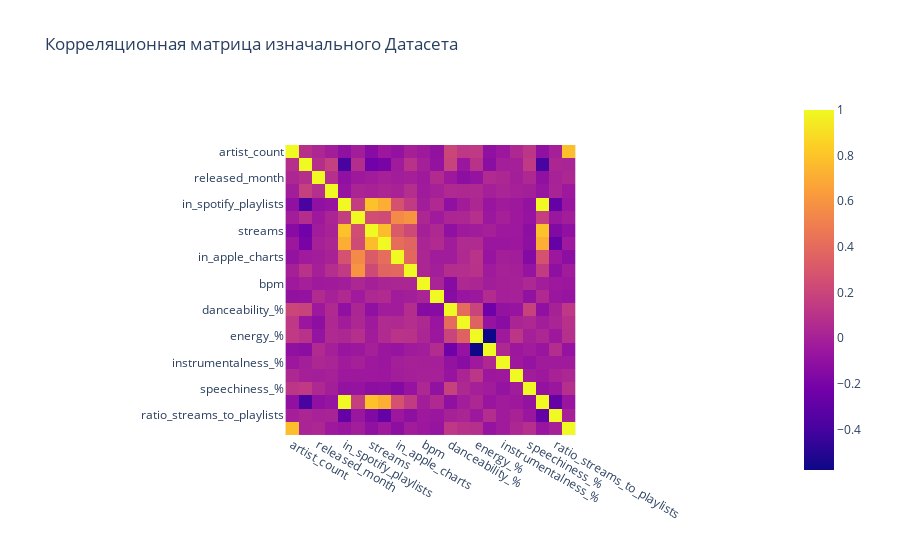
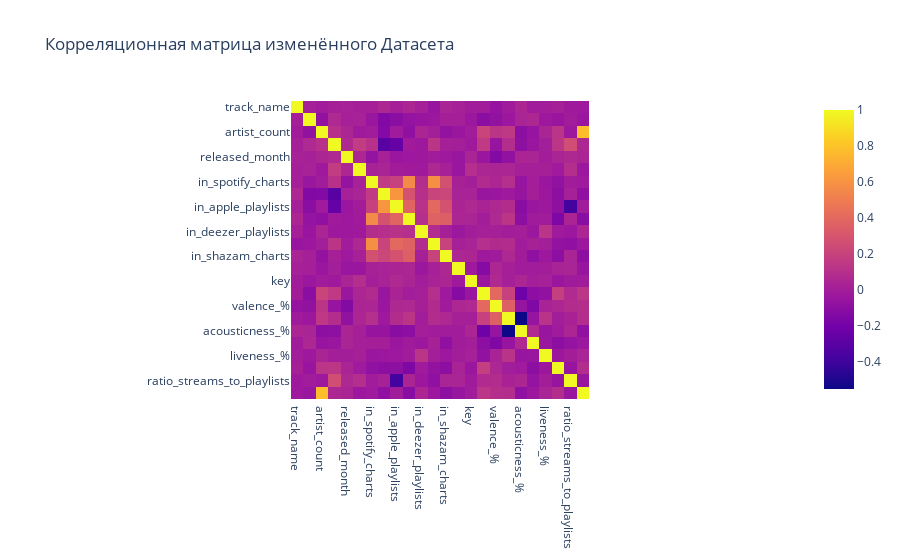

The cell these charts' notebook holds for them, in order:
### Code cell
#матрицы корреляции
dfCor = df.select_dtypes(exclude=['object'])

correlation_matrix = dfCor.corr()
fig = px.imshow(correlation_matrix, x=correlation_matrix.columns, y=correlation_matrix.index, title="Корреляционная матрица изначального Датасета")
fig.show()

dfCor = df_filtered.select_dtypes(exclude=['object'])

correlation_matrix = dfCor.corr()
fig = px.imshow(correlation_matrix, x=correlation_matrix.columns, y=correlation_matrix.index, title="Корреляционная матрица изменённого Датасета")
fig.show()

### Figure 1 — Plotly figure (JSON) as saved in the notebook; plotly's stock layout.template omitted (floating-point values rounded to 4 significant figures; data arrays with more than 128 entries replaced by an {"elided": "..."} marker saying what was removed)
{"data": [{"coloraxis": "coloraxis", "hovertemplate": "x: %{x}<br>y: %{y}<br>color: %{z}<extra></extra>", "name": "0", "type": "heatmap", "x": ["artist_count", "released_year", "released_month", "released_day", "in_spotify_playlists", "in_spotify_charts", "streams", "in_apple_playlists", "in_apple_charts", "in_deezer_charts", "bpm", "mode", "danceability_%", "valence_%", "energy_%", "acousticness_%", "instrumentalness_%", "liveness_%", "speechiness_%", "total_number_of_playlists", "ratio_streams_to_playlists", "amount_of_artists"], "xaxis": "x", "y": ["artist_count", "released_year", "released_month", "released_day", "in_spotify_playlists", "in_spotify_charts", "streams", "in_apple_playlists", "in_apple_charts", "in_deezer_charts", "bpm", "mode", "danceability_%", "valence_%", "energy_%", "acousticness_%", "instrumentalness_%", "liveness_%", "speechiness_%", "total_number_of_playlists", "ratio_streams_to_playlists", "amount_of_artists"], "yaxis": "y", "z": {"elided": "22x22 float values"}}], "layout": {"coloraxis": {"colorscale": [[0, "#0d0887"], [0.1111, "#46039f"], [0.2222, "#7201a8"], [0.3333, "#9c179e"], [0.4444, "#bd3786"], [0.5556, "#d8576b"], [0.6667, "#ed7953"], [0.7778, "#fb9f3a"], [0.8889, "#fdca26"], [1, "#f0f921"]]}, "title": {"text": "Корреляционная матрица изначального Датасета"}, "xaxis": {"anchor": "y", "constrain": "domain", "domain": [0, 1], "scaleanchor": "y"}, "yaxis": {"anchor": "x", "autorange": "reversed", "constrain": "domain", "domain": [0, 1]}}}

### Figure 2 — Plotly figure (JSON) as saved in the notebook; plotly's stock layout.template omitted (floating-point values rounded to 4 significant figures; data arrays with more than 128 entries replaced by an {"elided": "..."} marker saying what was removed)
{"data": [{"coloraxis": "coloraxis", "hovertemplate": "x: %{x}<br>y: %{y}<br>color: %{z}<extra></extra>", "name": "0", "type": "heatmap", "x": ["track_name", "artist(s)_name", "artist_count", "released_year", "released_month", "released_day", "in_spotify_charts", "streams", "in_apple_playlists", "in_apple_charts", "in_deezer_playlists", "in_deezer_charts", "in_shazam_charts", "bpm", "key", "danceability_%", "valence_%", "energy_%", "acousticness_%", "instrumentalness_%", "liveness_%", "speechiness_%", "ratio_streams_to_playlists", "amount_of_artists"], "xaxis": "x", "y": ["track_name", "artist(s)_name", "artist_count", "released_year", "released_month", "released_day", "in_spotify_charts", "streams", "in_apple_playlists", "in_apple_charts", "in_deezer_playlists", "in_deezer_charts", "in_shazam_charts", "bpm", "key", "danceability_%", "valence_%", "energy_%", "acousticness_%", "instrumentalness_%", "liveness_%", "speechiness_%", "ratio_streams_to_playlists", "amount_of_artists"], "yaxis": "y", "z": {"elided": "24x24 float values"}}], "layout": {"coloraxis": {"colorscale": [[0, "#0d0887"], [0.1111, "#46039f"], [0.2222, "#7201a8"], [0.3333, "#9c179e"], [0.4444, "#bd3786"], [0.5556, "#d8576b"], [0.6667, "#ed7953"], [0.7778, "#fb9f3a"], [0.8889, "#fdca26"], [1, "#f0f921"]]}, "title": {"text": "Корреляционная матрица изменённого Датасета"}, "xaxis": {"anchor": "y", "constrain": "domain", "domain": [0, 1], "scaleanchor": "y"}, "yaxis": {"anchor": "x", "autorange": "reversed", "constrain": "domain", "domain": [0, 1]}}}
